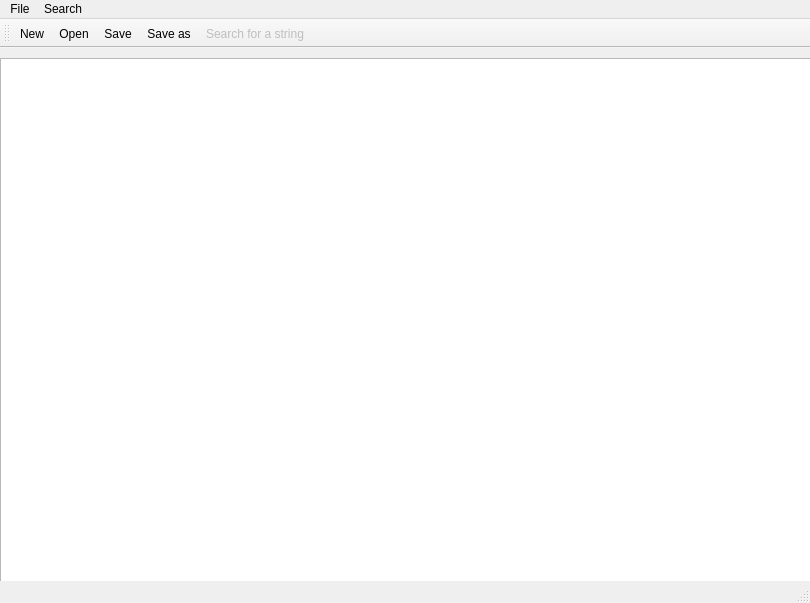
<?xml version="1.0" encoding="UTF-8"?>
<ui version="4.0">
 <class>Text_Editor</class>
 <widget class="QMainWindow" name="Text_Editor">
  <property name="geometry">
   <rect>
    <x>0</x>
    <y>0</y>
    <width>810</width>
    <height>603</height>
   </rect>
  </property>
  <property name="windowTitle">
   <string>Text_Editor</string>
  </property>
  <widget class="QWidget" name="centralwidget">
   <widget class="QTextEdit" name="textEdit">
    <property name="geometry">
     <rect>
      <x>0</x>
      <y>10</y>
      <width>811</width>
      <height>591</height>
     </rect>
    </property>
   </widget>
  </widget>
  <widget class="QMenuBar" name="menubar">
   <property name="geometry">
    <rect>
     <x>0</x>
     <y>0</y>
     <width>810</width>
     <height>26</height>
    </rect>
   </property>
   <widget class="QMenu" name="menuFile">
    <property name="title">
     <string>File</string>
    </property>
    <addaction name="actionNuovo"/>
    <addaction name="separator"/>
    <addaction name="actionApri"/>
    <addaction name="separator"/>
    <addaction name="actionSalva"/>
    <addaction name="separator"/>
    <addaction name="actionSalva_con_nome"/>
    <addaction name="separator"/>
    <addaction name="actionEsci"/>
    <addaction name="separator"/>
   </widget>
   <widget class="QMenu" name="menuSearch">
    <property name="title">
     <string>Search</string>
    </property>
    <addaction name="actionCerca_stringa"/>
   </widget>
   <addaction name="menuFile"/>
   <addaction name="menuSearch"/>
  </widget>
  <widget class="QStatusBar" name="statusbar"/>
  <widget class="QToolBar" name="toolBar">
   <property name="windowTitle">
    <string>toolBar</string>
   </property>
   <attribute name="toolBarArea">
    <enum>TopToolBarArea</enum>
   </attribute>
   <attribute name="toolBarBreak">
    <bool>false</bool>
   </attribute>
   <addaction name="actionNuovo"/>
   <addaction name="actionApri"/>
   <addaction name="actionSalva"/>
   <addaction name="actionSalva_con_nome"/>
   <addaction name="actionCerca_stringa"/>
  </widget>
  <action name="actionNuovo">
   <property name="checkable">
    <bool>false</bool>
   </property>
   <property name="icon">
    <iconset resource="res.qrc">
     <normaloff>:/images/new_icon.png</normaloff>:/images/new_icon.png</iconset>
   </property>
   <property name="text">
    <string>New</string>
   </property>
  </action>
  <action name="actionApri">
   <property name="icon">
    <iconset resource="res.qrc">
     <normaloff>:/images/open_icon.png</normaloff>:/images/open_icon.png</iconset>
   </property>
   <property name="text">
    <string>Open</string>
   </property>
  </action>
  <action name="actionSalva">
   <property name="icon">
    <iconset resource="res.qrc">
     <normaloff>:/images/icon_save.ico</normaloff>:/images/icon_save.ico</iconset>
   </property>
   <property name="text">
    <string>Save</string>
   </property>
  </action>
  <action name="actionSalva_con_nome">
   <property name="icon">
    <iconset resource="res.qrc">
     <normaloff>:/images/Save-as-icon.png</normaloff>:/images/Save-as-icon.png</iconset>
   </property>
   <property name="text">
    <string>Save as</string>
   </property>
  </action>
  <action name="actionEsci">
   <property name="text">
    <string>Quit</string>
   </property>
  </action>
  <action name="actionCerca_stringa">
   <property name="enabled">
    <bool>false</bool>
   </property>
   <property name="icon">
    <iconset resource="res.qrc">
     <normaloff>:/images/find.png</normaloff>:/images/find.png</iconset>
   </property>
   <property name="text">
    <string>Search for a string</string>
   </property>
  </action>
 </widget>
 <resources>
  <include location="res.qrc"/>
 </resources>
 <connections>
  <connection>
   <sender>actionEsci</sender>
   <signal>triggered()</signal>
   <receiver>Text_Editor</receiver>
   <slot>close()</slot>
   <hints>
    <hint type="sourcelabel">
     <x>-1</x>
     <y>-1</y>
    </hint>
    <hint type="destinationlabel">
     <x>404</x>
     <y>301</y>
    </hint>
   </hints>
  </connection>
 </connections>
</ui>
